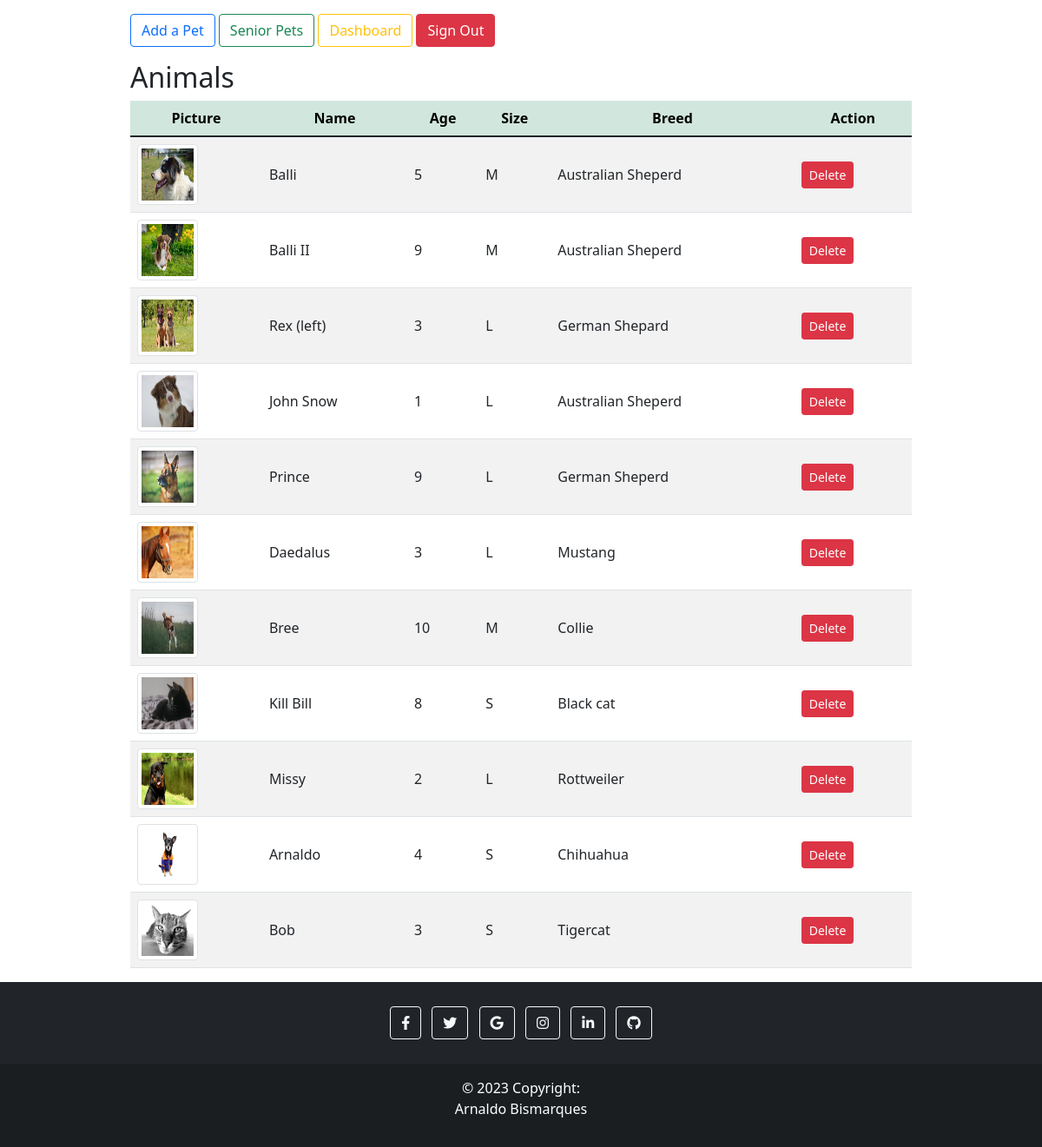
Screenshot of /animals/index.php (signed in) with the database file from the repository.
### tables this page shows
CREATE TABLE `animals` (
  `animalId` int(11) NOT NULL,
  `animal_name` varchar(100) NOT NULL,
  `animal_address` varchar(50) DEFAULT NULL,
  `description` varchar(255) DEFAULT NULL,
  `size` varchar(10) DEFAULT NULL,
  `age` int(10) DEFAULT NULL,
  `vaccine` varchar(10) DEFAULT NULL,
  `breed` varchar(100) DEFAULT NULL
);

### animals/index.php (the view, shortened to what this page needs)
<?php
require_once '../components/db_connect.php';
$Id = 'Id';
$sql = "SELECT * FROM animals WHERE 'Id' = '$Id'";
$result = mysqli_query($connect, $sql);
$tbody = '';
if (mysqli_num_rows($result)  > 0) {
    while ($row = mysqli_fetch_array($result, MYSQLI_ASSOC)) {
        $tbody .= "<tr>
            <td><img class='img-thumbnail' src='../pictures/" . $row['description'] . "'</td>
            <td>" . $row['animal_name'] . "</td>
            <td>" . $row['age'] . "</td>
            <td>" . $row['size'] . "</td>
            <td>" . $row['breed'] . "</td>
            <td><a href='delete.php?id=" . $row['animalId'] . "'><button class='btn btn-danger btn-sm' type='button'>Delete</button></a></td>
            </tr>";
    };
} else {
    $tbody =  "<tr><td colspan='6'><center>No Data Available </center></td></tr>";
}
?>
<!DOCTYPE html>
<html lang="en">
<head>
    <link rel="stylesheet" type="text/css" href="styles.css">
    <?php require_once '../components/boot.php' ?>
</head>
<body>
    <div class="manageProduct w-75 mt-3">
        <div class='mb-3'>
            <a href="create.php"><button class='btn btn-outline-primary' type="button">Add a Pet</button></a>
            <a class="btn btn-outline-success" href="../senior.php">Senior Pets</a>
            <a href="../dashboard.php"><button class='btn btn-outline-warning' type="button">Dashboard</button></a>
            <a class="btn btn-danger" href="../logout.php?logout">Sign Out</a>
        </div>
        <p class='h2'>Animals</p>
        <table class='table table-striped'>
            <thead class='table-success'>
                <tr>
                    <th>Picture</th>
                    <th>Name</th>
                    <th>Age</th>
                    <th>Size</th>
                    <th>Breed</th>
                    <th>Action</th>
                </tr>
            </thead>
            <tbody>
                <?= $tbody; ?>
            </tbody>
        </table>
    </div>
</body>
<footer class="bg-dark text-center text-white">
    <div class="container p-4 pb-0">
        <section class="mb-4">
            <a class="btn btn-outline-light btn-floating m-1" href="https://www.facebook.com/" role="button"><i class="fab fa-facebook-f"></i
        ></a>
            <a class="btn btn-outline-light btn-floating m-1" href="https://twitter.com/?lang=de" role="button"><i class="fab fa-twitter"></i
        ></a>
            <a class="btn btn-outline-light btn-floating m-1" href="https://www.google.at/" role="button"><i class="fab fa-google"></i
        ></a>
            <a class="btn btn-outline-light btn-floating m-1" href="https://www.instagram.com/" role="button"><i class="fab fa-instagram"></i
        ></a>
            <a class="btn btn-outline-light btn-floating m-1" href="https://at.linkedin.com/" role="button"><i class="fab fa-linkedin-in"></i
        ></a>
            <a class="btn btn-outline-light btn-floating m-1" href="https://github.com/" role="button"><i class="fab fa-github"></i
        ></a>
        </section>
    </div>
    <div class="text-center p-3" style="background-color: rgba(0, 0, 0, 0.2);">
        © 2023 Copyright:
        <p>Arnaldo Bismarques </p>
    </div>
</footer>
</html>

### components/boot.php (shortened to what this page needs)
<link href="https://cdn.jsdelivr.net/npm/bootstrap@5.1.3/dist/css/bootstrap.min.css" rel="stylesheet">
<link rel="stylesheet" href="https://cdnjs.cloudflare.com/ajax/libs/font-awesome/6.3.0/css/all.min.css">

### styles.css (style rules this page uses)
.manageProduct { margin: auto; }
.img-thumbnail { width: 70px !important; height: 70px !important; }
td { text-align: left; vertical-align: middle; }
tr { text-align: center; }

### rows the page displays
animals: description (picture), animal_name "Balli", age "5", size "M", breed "Australian Sheperd"
animals: description (picture), animal_name "Balli II", age "9", size "M", breed "Australian Sheperd"
animals: description (picture), animal_name "Rex (left)", age "3", size "L", breed "German Shepard"
animals: description (picture), animal_name "John Snow", age "1", size "L", breed "Australian Sheperd"
animals: description (picture), animal_name "Prince", age "9", size "L", breed "German Sheperd"
animals: description (picture), animal_name "Daedalus", age "3", size "L", breed "Mustang"
animals: description (picture), animal_name "Bree", age "10", size "M", breed "Collie"
animals: description (picture), animal_name "Kill Bill", age "8", size "S", breed "Black cat"
animals: description (picture), animal_name "Missy", age "2", size "L", breed "Rottweiler"
animals: description (picture), animal_name "Arnaldo", age "4", size "S", breed "Chihuahua"
animals: description (picture), animal_name "Bob", age "3", size "S", breed "Tigercat"
